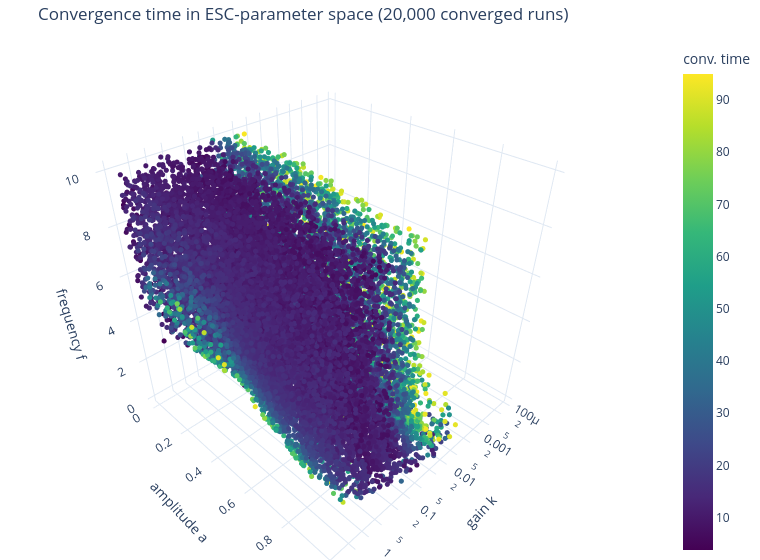

The cell this chart's notebook holds for it:
### Markdown cell above
#### Added plots (random sample of 20,000 converged runs, gain on a logarithmic axis)

### Code cell
fig = esc.scatter3d(df, 'convergence_time', sample=20000, title='Convergence time in ESC-parameter space (20,000 converged runs)')
fig.show()

### Figure 1 — Plotly figure (JSON) as saved in the notebook; plotly's stock layout.template omitted (floating-point values rounded to 4 significant figures; data arrays with more than 128 entries replaced by an {"elided": "..."} marker saying what was removed)
{"data": [{"hovertemplate": "gain k=%{x}<br>amplitude a=%{y}<br>frequency f=%{z}<br>conv. time=%{marker.color}<extra></extra>", "legendgroup": "", "marker": {"color": {"elided": "20000 float values"}, "coloraxis": "coloraxis", "size": 3, "symbol": "circle"}, "mode": "markers", "name": "", "scene": "scene", "showlegend": false, "type": "scatter3d", "x": {"elided": "20000 float values"}, "y": {"elided": "20000 float values"}, "z": {"elided": "20000 float values"}}], "layout": {"coloraxis": {"autocolorscale": false, "colorbar": {"title": {"text": "conv. time"}}, "colorscale": [[0, "#440154"], [0.1111, "#482878"], [0.2222, "#3e4989"], [0.3333, "#31688e"], [0.4444, "#26828e"], [0.5556, "#1f9e89"], [0.6667, "#35b779"], [0.7778, "#6ece58"], [0.8889, "#b5de2b"], [1, "#fde725"]]}, "height": 560, "legend": {"tracegroupgap": 0}, "margin": {"b": 0, "l": 0, "r": 0, "t": 40}, "scene": {"domain": {"x": [0, 1], "y": [0, 1]}, "xaxis": {"title": {"text": "gain k"}, "type": "log"}, "yaxis": {"title": {"text": "amplitude a"}}, "zaxis": {"title": {"text": "frequency f"}}}, "title": {"text": "Convergence time in ESC-parameter space (20,000 converged runs)"}, "width": 760}}
